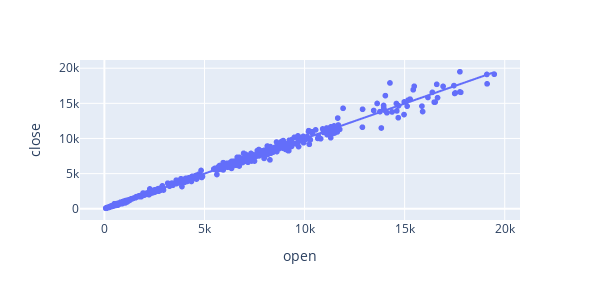

Notebook code cell kept with this figure:
### Code cell
fig = px.scatter(bitcoin, x='open', y='close', trendline="ols", range_x=['2017-11-01','2018-01-01'])
fig.update_layout(height=300, width=600)
fig.show()

### Figure 1 — Plotly figure (JSON) as saved in the notebook; plotly's stock layout.template omitted (floating-point values rounded to 4 significant figures; data arrays with more than 128 entries replaced by an {"elided": "..."} marker saying what was removed)
{"data": [{"hovertemplate": "open=%{x}<br>close=%{y}<extra></extra>", "legendgroup": "", "marker": {"color": "#636efa", "symbol": "circle"}, "mode": "markers", "name": "", "showlegend": false, "type": "scattergl", "x": {"elided": "2042 float values"}, "xaxis": "x", "y": {"elided": "2042 float values"}, "yaxis": "y"}, {"hovertemplate": "<b>OLS trendline</b><br>close = 0.99757 * open + 7.38657<br>R<sup>2</sup>=0.995310<br><br>open=%{x}<br>close=%{y} <b>(trend)</b><extra></extra>", "legendgroup": "", "marker": {"color": "#636efa", "symbol": "circle"}, "mode": "lines", "name": "", "showlegend": false, "type": "scattergl", "x": {"elided": "2042 float values"}, "xaxis": "x", "y": {"elided": "2042 float values"}, "yaxis": "y"}], "layout": {"height": 300, "legend": {"tracegroupgap": 0}, "margin": {"t": 60}, "width": 600, "xaxis": {"anchor": "y", "domain": [0, 1], "range": ["2017-11-01", "2018-01-01"], "title": {"text": "open"}}, "yaxis": {"anchor": "x", "domain": [0, 1], "title": {"text": "close"}}}}
